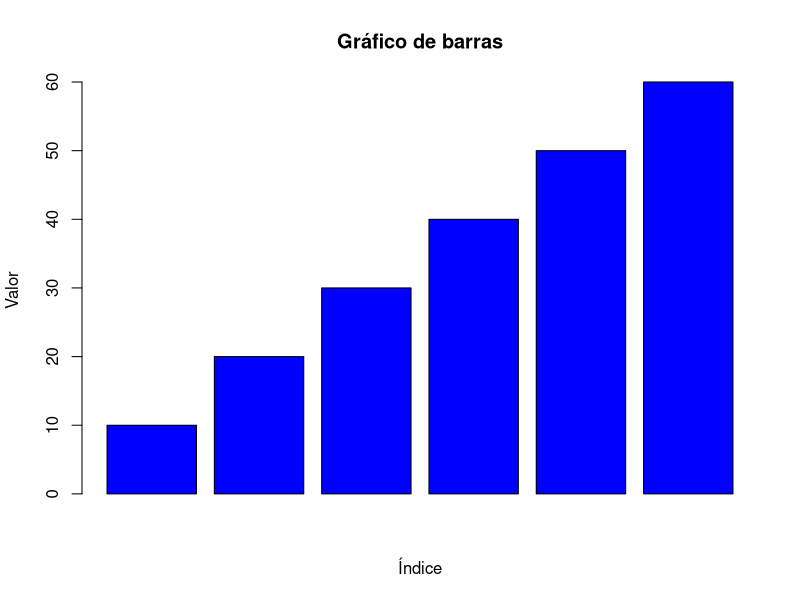

Here is the R script that generated this plot:
# Crear un vector de números
numeros <- c(10, 20, 30, 40, 50, 60)

# Calcular el promedio de los números
promedio <- mean(numeros)

# Imprimir el promedio
print(paste("El promedio es:", promedio))

# Crear un gráfico de barras de los números
barplot(numeros, main="Gráfico de barras", xlab="Índice", ylab="Valor", col="blue")
